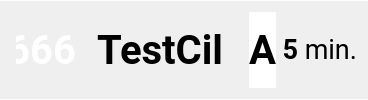
                            <widget class="QFrame" name="frame_odjezd3_2">
                             <property name="styleSheet">
                              <string notr="true">
QFrame {
    border: none;
    border-bottom: 1px solid white;
 	border-top: 1px solid white;
}

QLabel {
    border: none;
}

</string>
                             </property>
                             <property name="frameShape">
                              <enum>QFrame::Shape::StyledPanel</enum>
                             </property>
                             <property name="frameShadow">
                              <enum>QFrame::Shadow::Raised</enum>
                             </property>
                             <layout class="QHBoxLayout" name="horizontalLayout_52" stretch="19,100,10,40">
                              <item>
                               <widget class="QLabel" name="label_prestup3_linka_2">
                                <property name="sizePolicy">
                                 <sizepolicy hsizetype="Maximum" vsizetype="Expanding">
                                  <horstretch>0</horstretch>
                                  <verstretch>0</verstretch>
                                 </sizepolicy>
                                </property>
                                <property name="minimumSize">
                                 <size>
                                  <width>80</width>
                                  <height>20</height>
                                 </size>
                                </property>
                                <property name="maximumSize">
                                 <size>
                                  <width>200</width>
                                  <height>200</height>
                                 </size>
                                </property>
                                <property name="font">
                                 <font>
                                  <family>roboto</family>
                                  <pointsize>30</pointsize>
                                  <bold>true</bold>
                                 </font>
                                </property>
                                <property name="styleSheet">
                                 <string notr="true"> color:rgb(255,255,255); border-radius:6px;padding: 5px; font-weight: bold;</string>
                                </property>
                                <property name="text">
                                 <string>666</string>
                                </property>
                                <property name="alignment">
                                 <set>Qt::AlignmentFlag::AlignRight|Qt::AlignmentFlag::AlignTrailing|Qt::AlignmentFlag::AlignVCenter</set>
                                </property>
                               </widget>
                              </item>
                              <item>
                               <widget class="QLabel" name="label_prestup3_cil_2">
                                <property name="font">
                                 <font>
                                  <family>roboto</family>
                                  <pointsize>30</pointsize>
                                  <bold>true</bold>
                                 </font>
                                </property>
                                <property name="text">
                                 <string>TestCil</string>
                                </property>
                               </widget>
                              </item>
                              <item>
                               <widget class="QLabel" name="label_prestup3_nastupiste_2">
                                <property name="sizePolicy">
                                 <sizepolicy hsizetype="Preferred" vsizetype="Preferred">
                                  <horstretch>0</horstretch>
                                  <verstretch>0</verstretch>
                                 </sizepolicy>
                                </property>
                                <property name="font">
                                 <font>
                                  <family>roboto</family>
                                  <pointsize>30</pointsize>
                                  <bold>true</bold>
                                 </font>
                                </property>
                                <property name="styleSheet">
                                 <string notr="true">color: #000000;
background-color: #ffffff;
border-radius: 30px;</string>
                                </property>
                                <property name="text">
                                 <string>A</string>
                                </property>
                                <property name="alignment">
                                 <set>Qt::AlignmentFlag::AlignCenter</set>
                                </property>
                               </widget>
                              </item>
                              <item>
                               <widget class="QLabel" name="label_prestup3_odjezd_2">
                                <property name="sizePolicy">
                                 <sizepolicy hsizetype="Preferred" vsizetype="Preferred">
                                  <horstretch>0</horstretch>
                                  <verstretch>0</verstretch>
                                 </sizepolicy>
                                </property>
                                <property name="font">
                                 <font>
                                  <family>roboto</family>
                                  <pointsize>20</pointsize>
                                 </font>
                                </property>
                                <property name="text">
                                 <string> &lt;b&gt;5&lt;/b&gt; min.</string>
                                </property>
                                <property name="alignment">
                                 <set>Qt::AlignmentFlag::AlignRight|Qt::AlignmentFlag::AlignTrailing|Qt::AlignmentFlag::AlignVCenter</set>
                                </property>
                               </widget>
                              </item>
                             </layout>
                            </widget>
